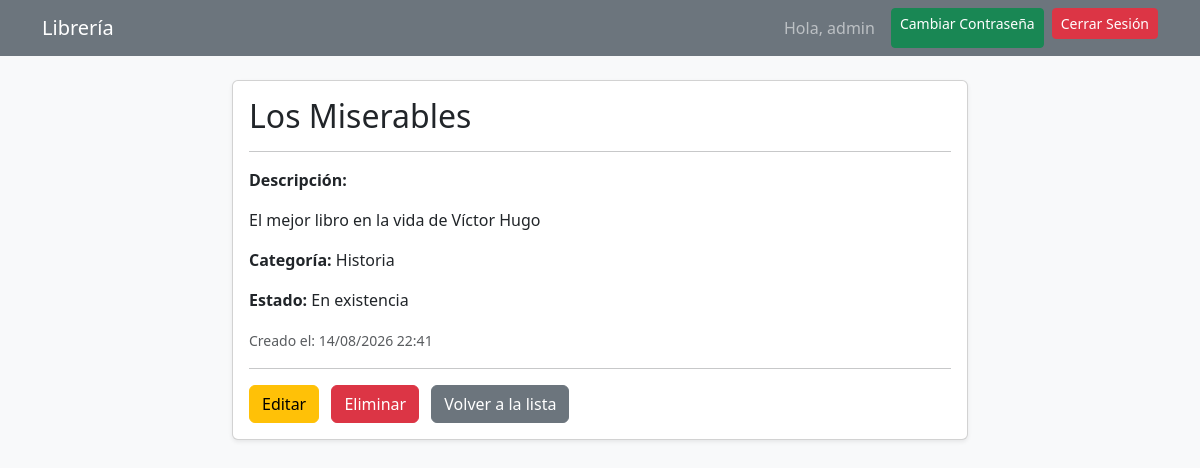
Page /libro/2/ (signed in) on the earlier database version.
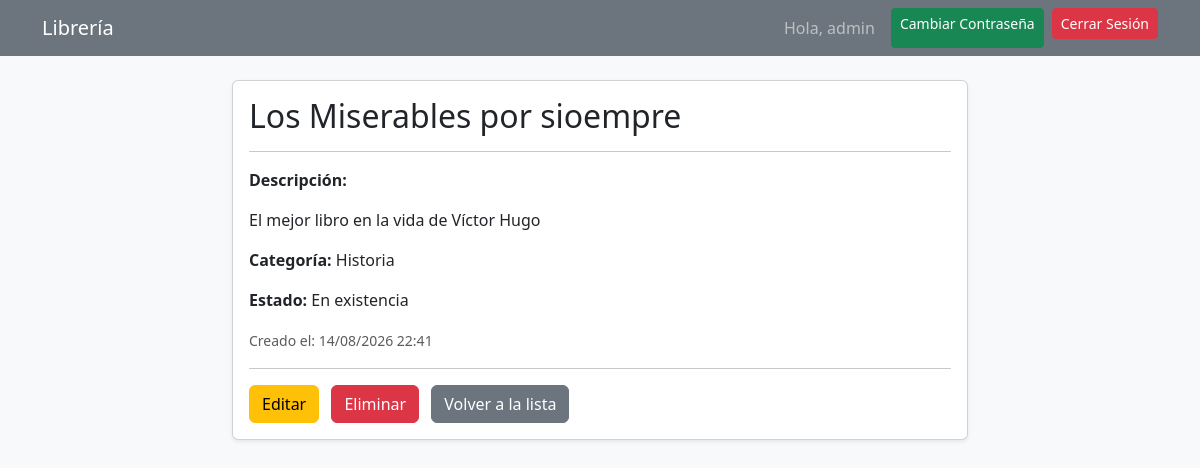
Same page on the later database version.
### libros/models.py (models this page shows, shortened)
class Libro(models.Model):
    titulo = models.CharField(max_length=200)
    descripcion = models.TextField()
    categoria = models.ForeignKey(Categoria, on_delete=models.CASCADE)
    estado = models.ForeignKey(Estado, on_delete=models.CASCADE)
    usuario = models.ForeignKey(User, on_delete=models.CASCADE)
    fecha_creacion = models.DateTimeField(auto_now_add=True)
    fecha_actualizacion = models.DateTimeField(auto_now=True)

class Categoria(models.Model):
    titulo = models.CharField(max_length=100)
    fecha_creacion = models.DateTimeField(auto_now_add=True)

class Estado(models.Model):
    titulo = models.CharField(max_length=100)
    fecha_creacion = models.DateTimeField(auto_now_add=True)

### libros/views.py (the view)
# urls.py: path('libro/<int:pk>/', LibroDetailView.as_view(), name='libro_detail'),
class LibroDetailView(LoginRequiredMixin, DetailView):
    model = Libro
    template_name = 'libros/libro_detail.html'
    context_object_name = 'libro'
    def get_queryset(self):
        return Libro.objects.filter(usuario=self.request.user)

### libros/templates/libros/libro_detail.html
{% extends 'base.html' %}
{% block content %}
<div class="row justify-content-center">
    <div class="col-md-8">
        <div class="card shadow-sm">
            <div class="card-body">
                <h2 class="card-title">{{ libro.titulo }}</h2>
                <hr>
                <p class="card-text"><strong>Descripción:</strong></p>
                <p>{{ libro.descripcion }}</p>
                <p><strong>Categoría:</strong> {{ libro.categoria.titulo }}</p>
                <p><strong>Estado:</strong> {{ libro.estado.titulo }}</p>
                <p class="text-muted"><small>Creado el: {{ libro.fecha_creacion|date:"d/m/Y H:i" }}</small></p>
                <hr>
                <a href="{% url 'libro_update' libro.pk %}" class="btn btn-warning me-2">Editar</a>
                <a href="{% url 'libro_delete' libro.pk %}" class="btn btn-danger me-2">Eliminar</a>
                <a href="{% url 'libro_list' %}" class="btn btn-secondary">Volver a la lista</a>
            </div>
        </div>
    </div>
</div>
{% endblock %}

Differences in the rows shown:
changed Libro "El mejor libro en la vida de Víctor Hugo": titulo "Los Miserables" → "Los Miserables por sioempre"
